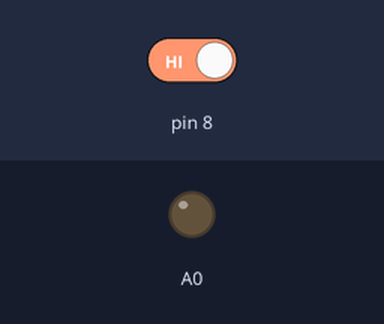
A sketch run on a simulated Arduino Uno, built with avr-gcc and run on an emulated ATmega328P. Shown: output pins drawn as LEDs (lit = HIGH). Inputs (shaded band) come from the test bench; at power-on: pin 8 HIGH.

Above: at 1.2 s.
1.3 s: pin 8 driven LOW
At 1.6 s:
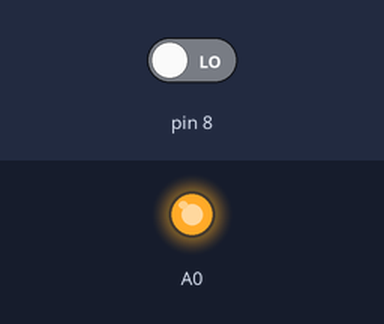
Timing chart, 0 to 8.8 s (numbered marks = the images above; inputs shaded):
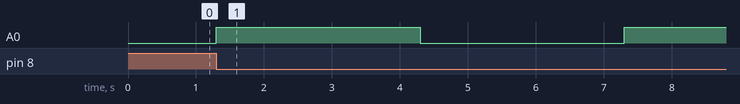

The sketch:

Streat_Light.ino
```cpp
void setup() {
  // put your setup code here, to run once:
  pinMode(8,INPUT);
}

void loop() {
  // put your main code here, to run repeatedly:
  int read1 = !digitalRead(8);
  if (read1 == 1){
    analogWrite(A0,200);
    delay(3000);
    digitalWrite(A0,LOW);
    delay(3000);
  }
  else{
    digitalWrite(A0,LOW);
  }
}
```

Measured:
- after the input at 1.3 s, A0: LOW → HIGH at once, → LOW 3.0 s later, → HIGH 3.0 s later
